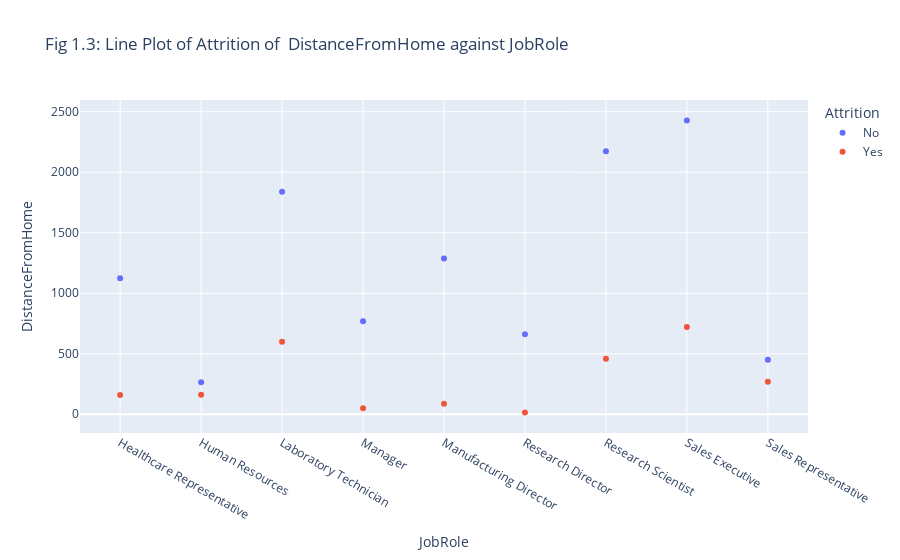

Notebook source saved alongside this figure:
### Markdown cell above
### Fig 1.3: Those living in far places even tend to stay more than those living near to their place of work

### Code cell
fig = px.scatter(attrition_distanceFromHome,x='JobRole', y ='DistanceFromHome',color='Attrition',title='Fig 1.3: Line Plot of Attrition of  DistanceFromHome against JobRole')
fig.show()

### Figure 1 — Plotly figure (JSON) as saved in the notebook; plotly's stock layout.template omitted (floating-point values rounded to 4 significant figures)
{"data": [{"hovertemplate": "Attrition=No<br>JobRole=%{x}<br>DistanceFromHome=%{y}<extra></extra>", "legendgroup": "No", "marker": {"color": "#636efa", "symbol": "circle"}, "mode": "markers", "name": "No", "orientation": "v", "showlegend": true, "type": "scatter", "x": ["Healthcare Representative", "Human Resources", "Laboratory Technician", "Manager", "Manufacturing Director", "Research Director", "Research Scientist", "Sales Executive", "Sales Representative"], "xaxis": "x", "y": [1123, 264, 1838, 769, 1287, 661, 2173, 2428, 450], "yaxis": "y"}, {"hovertemplate": "Attrition=Yes<br>JobRole=%{x}<br>DistanceFromHome=%{y}<extra></extra>", "legendgroup": "Yes", "marker": {"color": "#EF553B", "symbol": "circle"}, "mode": "markers", "name": "Yes", "orientation": "v", "showlegend": true, "type": "scatter", "x": ["Healthcare Representative", "Human Resources", "Laboratory Technician", "Manager", "Manufacturing Director", "Research Director", "Research Scientist", "Sales Executive", "Sales Representative"], "xaxis": "x", "y": [159, 161, 599, 50, 88, 14, 459, 721, 269], "yaxis": "y"}], "layout": {"legend": {"title": {"text": "Attrition"}, "tracegroupgap": 0}, "title": {"text": "Fig 1.3: Line Plot of Attrition of  DistanceFromHome against JobRole"}, "xaxis": {"anchor": "y", "domain": [0, 1], "title": {"text": "JobRole"}}, "yaxis": {"anchor": "x", "domain": [0, 1], "title": {"text": "DistanceFromHome"}}}}
